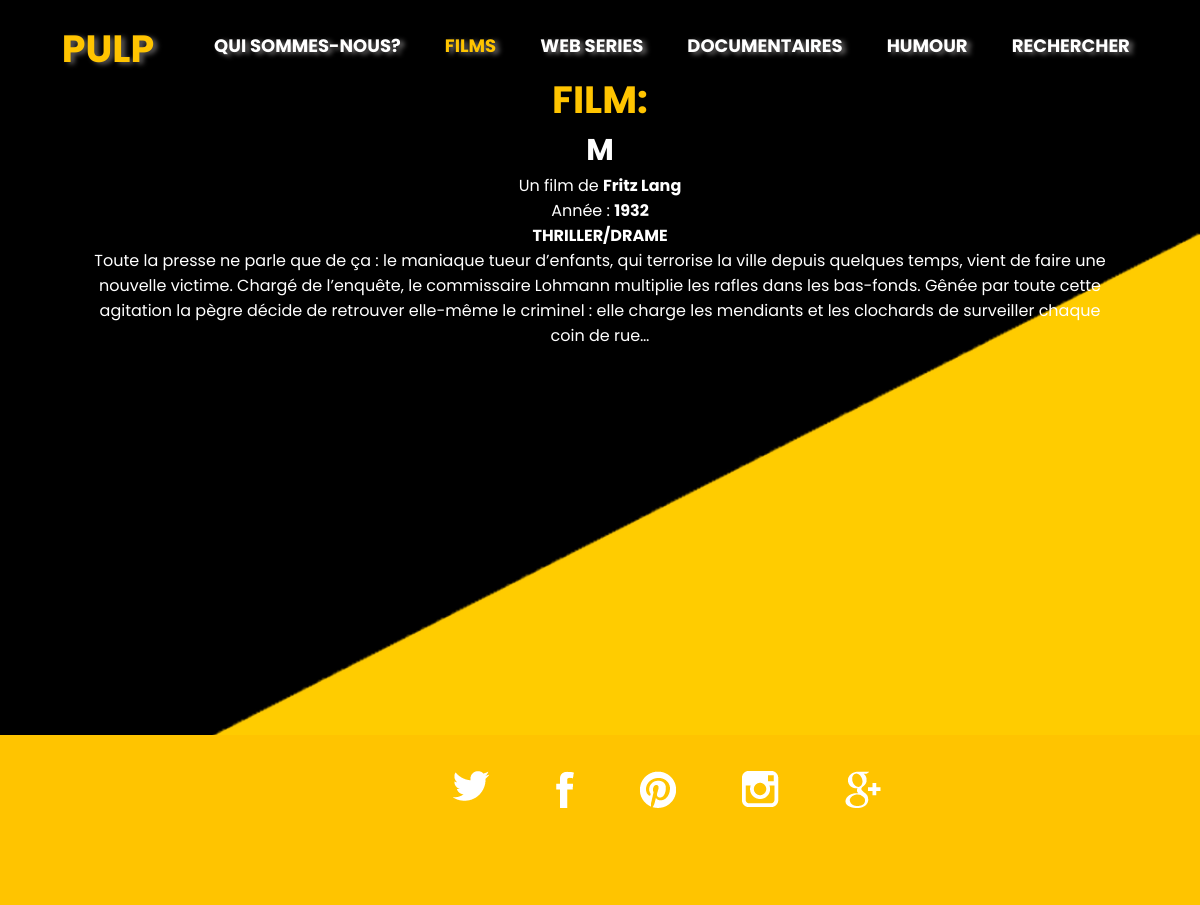
The app's page /php/showfilm.php?id=1 with its own data.
### tables this page shows
CREATE TABLE IF NOT EXISTS `films` (
  `id` int(15) NOT NULL,
  `categorie` varchar(255) NOT NULL,
  `titre` varchar(255) NOT NULL,
  `realisateur` varchar(255) NOT NULL,
  `date` int(11) DEFAULT NULL,
  `genre` varchar(255) NOT NULL,
  `description` text NOT NULL,
  `img` varchar(255) NOT NULL,
  `lien` text NOT NULL,
  `visible` int(11) NOT NULL DEFAULT '1'
);

### php/showfilm.php (the view, shortened to what this page needs)
<?php
require_once "connect.php";
if(isset($_GET['id'])){
    $id = (int) $_GET['id'];
} else {
    header('Location: showfilm.php');
}
$sql = "SELECT
    `id`,
    `titre`,
    `realisateur`,
    `date`,
    `lien`,
    `description`,
    `genre`
FROM
    `films`
WHERE
  `id` = :id
";
$stmt = $pdo->prepare($sql);
$stmt->bindValue(':id', $id, PDO::PARAM_INT);
$stmt->execute();
?>
    <!DOCTYPE html>
    <html lang="fr">
    <head>
      <link rel="stylesheet" href="../styles/style.css">
    </head>
    <body id="blackyellow">
      <header class="clearfix mov">
        <?php require ("header.php") ?>
      </header>
      <main class="white" >
        <section>
        <?php while($row = $stmt->fetch(PDO::FETCH_ASSOC)):?>
            <div class="white posi">
              <ul>
                <h1 class="categorie">Film:</h1>
                <li>
                  <strong id="titre"><?=$row['titre']?></strong>
                </li>
                <li>
                  Un film de
                  <strong><?= $row['realisateur'] ?></strong>
                </li>
                <li>
                  Année :
                  <strong><?= $row['date'] ?></strong>
                </li>
                <li>
                  <strong id="genre"><?= $row['genre'] ?></strong>
                </li>
                <li>
                  <?= $row['description'] ?>
                </li>
                <li>
                  <strong><?=$row['lien']?></strong>
                </li>
              </ul>
            </div>
            <?php endwhile; ?>
            </section>
          </main>
          <footer>
            <?php require ("footer.php") ?>
          </footer>
    </body>
    </html>

### styles/style.css (style rules this page uses)
* { padding: 0; margin: 0; box-sizing: border-box; }
.clearfix:before, .clearfix:after { content: " "; display: table; }
.clearfix:after { clear: both; }
body { font-family: 'Poppins', sans-serif; }
header { width: 100%; }
h1 { text-transform: uppercase; text-align: center; width: 10%; float: left; margin-top: 20px; margin-left: 4%; font-size: 38px; }
main { width: 85%; margin: 0 auto; padding: 0 0 2% 0; }
iframe { width: 50%; height: 47.5vh; }
footer { background-color: #ffc400; height: 170px; width: 100%; float: left; }
#blackyellow { background-image: url('../img-layout/back.png'); background-repeat: no-repeat; background-size: 100%; background-clip: border-box; background-color: #ffc400; background-position: fixed; }
.white { color: #fff; }
.posi { margin-top: 7%; }
#titre { font-size: 30px; text-transform: uppercase; }
.white ul { float: left; }
.white ul li { text-align: center; list-style: none; }
.categorie { color: #ffc400; text-align: center; float: left; width: 100%; margin: 0 auto; }
#genre { text-transform: uppercase; }

### records on screen
films: titre "M", realisateur "Fritz Lang", date "1932", genre "THRILLER/DRAME", description "Toute la presse ne parle que de ça : le maniaque tueur d’enfants, qui terrorise la ville depuis quelques temps, vient de faire une nouvelle victime. Chargé de l’enquête, le commissaire Lohmann multiplie les rafles dans les bas-fonds. Gênée par toute cette agitation la pègre décide de retrouver elle-même le criminel : elle charge les mendiants et les clochards de surveiller chaque coin de rue…"
